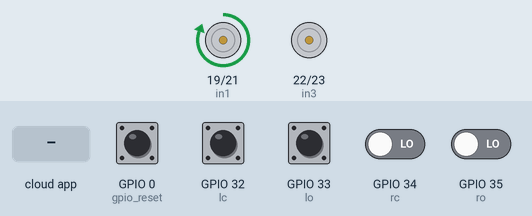
This sketch was run on a simulated ESP32. On the bench: motor-driver pin pairs drawn as motors (green arrow = first pin HIGH = forward, orange = second pin HIGH = backward, longer = more drive). Inputs (shaded band) come from the test bench; at power-on: GPIO 0 (gpio_reset), GPIO 32 (lc), GPIO 33 (lo) HIGH, GPIO 34 (rc), GPIO 35 (ro) LOW. WiFi joins after 1.5 s; servers stay silent unless stated; what the sketch prints to the serial monitor is not drawn.

Above: at 5.2 s.
5.3 s: the phone or cloud app sets Curtain to 1
At 6.5 s:
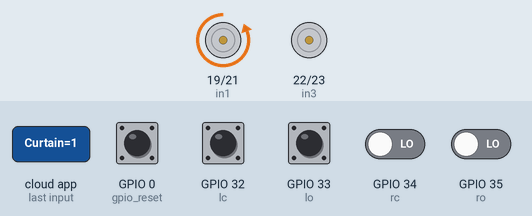
6.8 s: GPIO 34 (rc) driven HIGH
At 7.9 s:
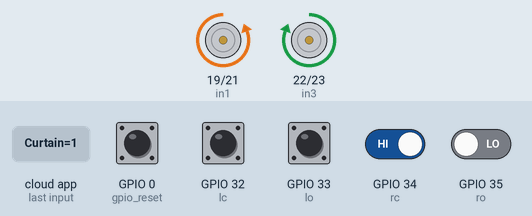
8.3 s: GPIO 32 (lc) pulled LOW for 0.15 s
At 8.41 s:
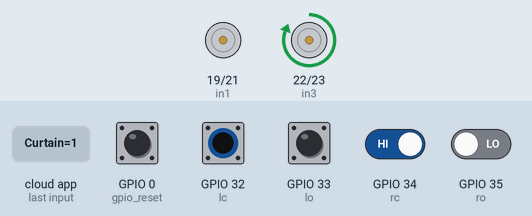
10.0 s: the phone or cloud app sets Curtain to 0
At 10.4 s:
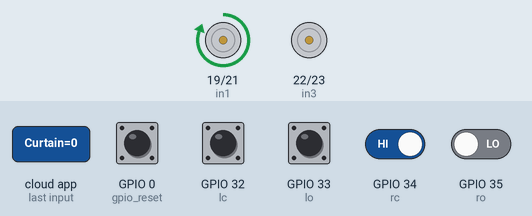
11.5 s: GPIO 35 (ro) driven HIGH
At 12.7 s:
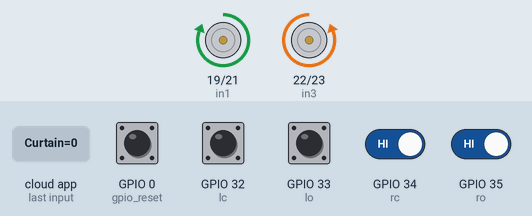
13.0 s: GPIO 33 (lo) pulled LOW for 0.15 s
At 13.12 s:
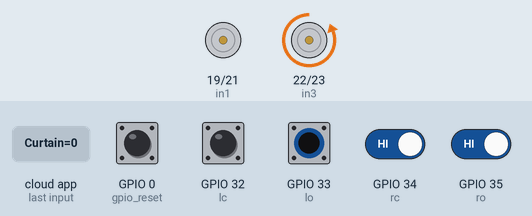
Timing chart, 0 to 15.7 s (numbered marks = the images above; inputs shaded):
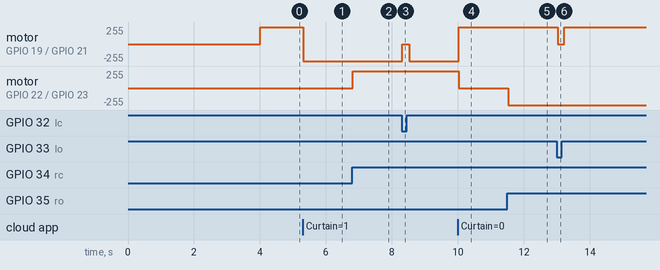

The sketch:

ESPcurtain.ino
```cpp
#include "RMaker.h"
#include "WiFi.h"
#include "WiFiProv.h"
#include <wifi_provisioning/manager.h>

const char *service_name = "CURTAIN_PROV";
const char *pop = "123456";

static uint8_t gpio_reset = 0;
bool wifi_connected = false;

// Motor relay and limit switch pins
static uint8_t in1 = 19, in2 = 21, in3 = 22, in4 = 23;
static uint8_t lo = 33, lc = 32, ro = 35, rc = 34;

bool curtain_state = false;
bool last_curtain_state = false;
static Switch curtain_switch("Curtain", NULL);

void sysProvEvent(arduino_event_t *sys_event)
{
  switch (sys_event->event_id) {
    case ARDUINO_EVENT_PROV_START:
      Serial.printf("\n🔵 Provisioning Started with name \"%s\" and PoP \"%s\" on BLE\n", service_name, pop);
      Serial.println("📱 Scan QR code with ESP RainMaker app:");
      printQR(service_name, pop, "ble");
      break;

    case ARDUINO_EVENT_WIFI_STA_CONNECTED:
      Serial.println("✅ Connected to Wi-Fi!");
      wifi_connected = true;
      break;

    case ARDUINO_EVENT_PROV_CRED_RECV:
      Serial.println("📡 Received Wi-Fi credentials");
      Serial.print("\tSSID: ");
      Serial.println((const char *) sys_event->event_info.prov_cred_recv.ssid);
      break;

    case ARDUINO_EVENT_PROV_CRED_SUCCESS:
      Serial.println("🎉 Provisioning successful!");
      break;
  }
}

void write_callback(Device *device, Param *param, const param_val_t val, void *priv_data, write_ctx_t *ctx)
{
  if (strcmp(device->getDeviceName(), "Curtain") == 0) {
    if (strcmp(param->getParamName(), "Power") == 0) {
      curtain_state = val.val.b;
      Serial.printf("🎛️ Curtain command: %s\n", curtain_state ? "OPEN" : "CLOSE");
      param->updateAndReport(val);
    }
  }
}

void debugLimitSwitches() {
  static unsigned long lastDebug = 0;
  if (millis() - lastDebug > 2000) {
    Serial.printf("Limit Switches - LO:%d LC:%d RO:%d RC:%d\n",
                  digitalRead(lo), digitalRead(lc), digitalRead(ro), digitalRead(rc));
    lastDebug = millis();
  }
}

void stopAllMotors() {
  // Active-HIGH relay board: LOW = OFF
  digitalWrite(in1, LOW);
  digitalWrite(in2, LOW);
  digitalWrite(in3, LOW);
  digitalWrite(in4, LOW);
}

void setup()
{
  Serial.begin(115200);
  delay(3000);

  Serial.println("\n🚀 ESP32 Curtain Controller Starting...");


  pinMode(gpio_reset, INPUT);
  pinMode(in1, OUTPUT); pinMode(in2, OUTPUT);
  pinMode(in3, OUTPUT); pinMode(in4, OUTPUT);

  pinMode(lc, INPUT_PULLUP);
  pinMode(lo, INPUT_PULLUP);

  // Note: GPIO34 and GPIO35 are input-only and do not support internal pull-ups
  pinMode(ro, INPUT);
  pinMode(rc, INPUT);

  stopAllMotors();

  WiFi.mode(WIFI_OFF);
  delay(1000);

  Node my_node = RMaker.initNode("ESP32_Curtain");
  curtain_switch.addCb(write_callback);
  my_node.addDevice(curtain_switch);

  RMaker.enableOTA(OTA_USING_PARAMS);
  RMaker.enableTZService();
  RMaker.enableSchedule();

  Serial.println("🌧️ Starting RainMaker...");
  RMaker.start();

  WiFi.onEvent(sysProvEvent);

  Serial.println("🔵 Starting BLE Provisioning...");
  WiFiProv.beginProvision(WIFI_PROV_SCHEME_BLE,
                          WIFI_PROV_SCHEME_HANDLER_FREE_BTDM,
                          WIFI_PROV_SECURITY_1,
                          pop,
                          service_name);

  Serial.println("✅ Setup complete - QR code should appear above!");

  Serial.println("🔧 Initial limit switch states:");
  Serial.printf("LO(33):%d LC(32):%d RO(35):%d RC(34):%d\n",
                digitalRead(lo), digitalRead(lc), digitalRead(ro), digitalRead(rc));
}

void loop()
{
  debugLimitSwitches();

  if (curtain_state != last_curtain_state) {
    last_curtain_state = curtain_state;

    if (curtain_state) {
      Serial.println("🔄 Starting to OPEN curtains...");
    } else {
      Serial.println("🔄 Starting to CLOSE curtains...");
    }
  }

  if (curtain_state) {
    // OPEN curtains

    // Right motor - stop when RC limit switch is pressed (LOW)
    if (digitalRead(rc) == HIGH) {
      digitalWrite(in3, HIGH);  // ON
      digitalWrite(in4, LOW);   // OFF
    } else {
      digitalWrite(in3, LOW);   // OFF
      digitalWrite(in4, LOW);   // OFF
    }

    // Left motor - stop when LC limit switch is pressed (LOW)
    if (digitalRead(lc) == HIGH) {
      digitalWrite(in1, LOW);   // OFF
      digitalWrite(in2, HIGH);  // ON
    } else {
      digitalWrite(in1, LOW);   // OFF
      digitalWrite(in2, LOW);   // OFF
    }
  }
  else {
    // CLOSE curtains

    // Left motor - stop when LO limit switch is pressed (LOW)
    if (digitalRead(lo) == HIGH) {
      digitalWrite(in1, HIGH);  // ON
      digitalWrite(in2, LOW);   // OFF
    } else {
      digitalWrite(in1, LOW);   // OFF
      digitalWrite(in2, LOW);   // OFF
    }

    // Right motor - stop when RO limit switch is pressed (LOW)
    if (digitalRead(ro) == HIGH) {
      digitalWrite(in3, LOW);   // OFF
      digitalWrite(in4, HIGH);  // ON
    } else {
      digitalWrite(in3, LOW);   // OFF
      digitalWrite(in4, LOW);   // OFF
    }
  }

  if (digitalRead(gpio_reset) == LOW) {
    delay(100);
    int startTime = millis();
    while (digitalRead(gpio_reset) == LOW) delay(50);
    int duration = millis() - startTime;

    if (duration > 10000) {
      Serial.println("🔄 Factory Reset!");
      RMakerFactoryReset(2);
    }
  }

  delay(100);
}
```

Measured:
- after the input at 5.3 s, motor on GPIO 19 (in1) / GPIO 21 (in2): forward 255/255 → backward 255/255 at once
- after the input at 6.8 s, motor on GPIO 22 (in3) / GPIO 23 (in4): stopped → forward 255/255 at once
- after the input at 8.3 s, motor on GPIO 19 (in1) / GPIO 21 (in2): backward 255/255 → stopped at once, → backward 255/255 0.20 s later
- after the input at 10.0 s, motor on GPIO 19 (in1) / GPIO 21 (in2): backward 255/255 → forward 255/255 at once; motor on GPIO 22 (in3) / GPIO 23 (in4): forward 255/255 → stopped at once
- after the input at 11.5 s, motor on GPIO 22 (in3) / GPIO 23 (in4): stopped → backward 255/255 at once
- after the input at 13.0 s, motor on GPIO 19 (in1) / GPIO 21 (in2): forward 255/255 → stopped at once, → forward 255/255 0.20 s later
